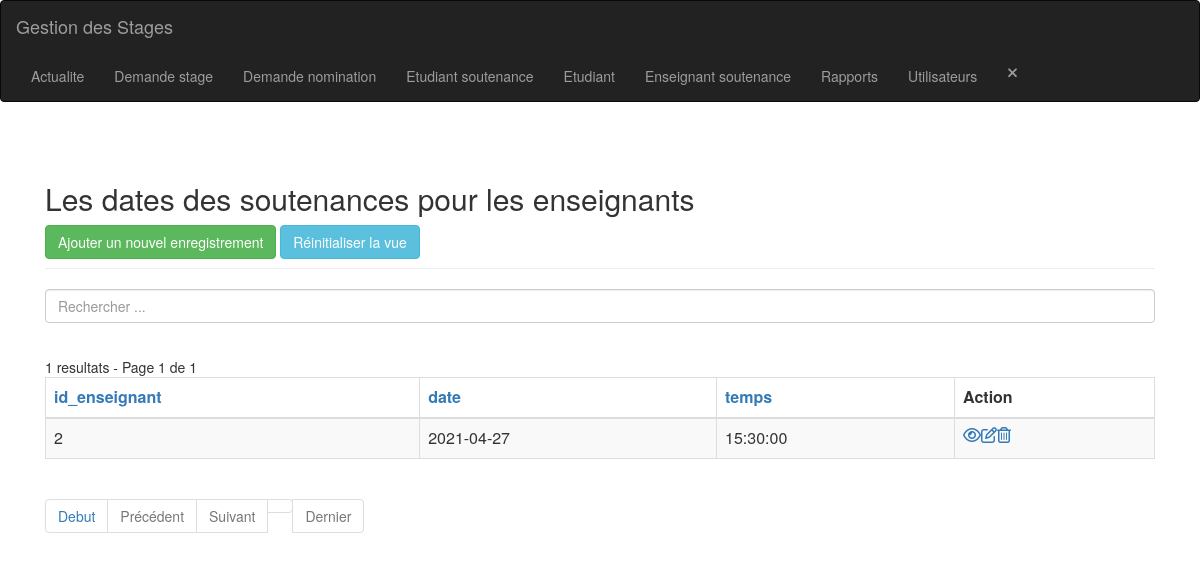
Screenshot of /enseignant_soutenance-index.php (signed in) with the database file from the repository.
### tables this page shows
CREATE TABLE IF NOT EXISTS `enseignant_soutenance` (
  `id` int(11) NOT NULL AUTO_INCREMENT,
  `id_enseignant` int(11) NOT NULL,
  `date` date NOT NULL,
  `temps` time NOT NULL,
  PRIMARY KEY (`id`),
  KEY `enseignant_soutenance_ibfk_1` (`id_enseignant`)
);

### config.php (called while the page is built, shortened)
<?php
$no_of_records_per_page = 8;
?>

### enseignant_soutenance-index.php (the view, shortened to what this page needs)
<?php
include_once('header.php');
include_once('navbar.php');
?>
<section class="pt-5">
    <div class="container-fluid">
        <div class="row">
            <div class="col-md-12">
                <div class="page-header clearfix">
                    <h2 class="float-left">Les dates des soutenances pour les enseignants</h2>
                    <a href="enseignant_soutenance-create.php" class="btn btn-success float-right">Ajouter un nouvel enregistrement</a>
                    <a href="enseignant_soutenance-index.php" class="btn btn-info float-right mr-2">Réinitialiser la vue</a>
                </div>
                <div class="form-row">
                    <form action="enseignant_soutenance-index.php" method="get">
                        <div class="col">
                            <input type="text" class="form-control" placeholder="Rechercher ..." name="search">
                        </div>
                </div>
                <br>
                <?php
                require_once "config.php";
                $domain     = $_SERVER['HTTP_HOST'];
                $script   = $_SERVER['SCRIPT_NAME'];
                $parameters   = $_SERVER['QUERY_STRING'];
                $protocol = strpos(strtolower($_SERVER['SERVER_PROTOCOL']), 'https')
                    === FALSE ? 'http' : 'https';
                $currenturl = $protocol . '://' . $domain . $script . '?' . $parameters;
                if (isset($_GET['pageno'])) {
                    $pageno = $_GET['pageno'];
                } else {
                    $pageno = 1;
                }
                $offset = ($pageno - 1) * $no_of_records_per_page;
                $total_pages_sql = "SELECT COUNT(*) FROM enseignant_soutenance";
                $result = mysqli_query($link, $total_pages_sql);
                $total_rows = mysqli_fetch_array($result)[0];
                $total_pages = ceil($total_rows / $no_of_records_per_page);
                $order = 'id';
                $sort = 'desc';
                $sql = "SELECT * FROM enseignant_soutenance ORDER BY $order $sort LIMIT $offset, $no_of_records_per_page";
                $count_pages = "SELECT * FROM enseignant_soutenance";
                if (!empty($_GET['search'])) {
                    $search = ($_GET['search']);
                    $sql = "SELECT * FROM enseignant_soutenance
                            WHERE CONCAT (id_enseignant,date,temps)
                            LIKE '%$search%'
                            ORDER BY $order $sort
                            LIMIT $offset, $no_of_records_per_page";
                    $count_pages = "SELECT * FROM enseignant_soutenance
                            WHERE CONCAT (id_enseignant,date,temps)
                            LIKE '%$search%'
                            ORDER BY $order $sort";
                } else {
                    $search = "";
                }
                if ($result = mysqli_query($link, $sql)) {
                    if (mysqli_num_rows($result) > 0) {
                        if ($result_count = mysqli_query($link, $count_pages)) {
                            $total_pages = ceil(mysqli_num_rows($result_count) / $no_of_records_per_page);
                        }
                        $number_of_results = mysqli_num_rows($result_count);
                        echo " " . $number_of_results . " resultats - Page " . $pageno . " de " . $total_pages;
                        echo "<table class='table table-bordered table-striped'>";
                        echo "<thead>";
                        echo "<tr>";
                        echo "<th><a href=?search=$search&sort=&order=id_enseignant&sort=$sort>id_enseignant</th>";
                        echo "<th><a href=?search=$search&sort=&order=date&sort=$sort>date</th>";
                        echo "<th><a href=?search=$search&sort=&order=temps&sort=$sort>temps</th>";
                        echo "<th>Action</th>";
                        echo "</tr>";
                        echo "</thead>";
                        echo "<tbody>";
                        while ($row = mysqli_fetch_array($result)) {
                            echo "<tr>";
                            echo "<td>" . $row['id_enseignant'] . "</td>";
                            echo "<td>" . $row['date'] . "</td>";
                            echo "<td>" . $row['temps'] . "</td>";
                            echo "<td>";
                            echo "<a href='enseignant_soutenance-read.php?id=" . $row['id'] . "' title='Afficher enregistrement' data-toggle='tooltip'><i class='far fa-eye'></i></a>";
                            echo "<a href='enseignant_soutenance-update.php?id=" . $row['id'] . "' title='Mettre à jour enregistrement' data-toggle='tooltip'><i class='far fa-edit'></i></a>";
                            echo "<a href='enseignant_soutenance-delete.php?id=" . $row['id'] . "' title='Supprimer enregistrement' data-toggle='tooltip'><i class='far fa-trash-alt'></i></a>";
                            echo "</td>";
                            echo "</tr>";
                        }
                        echo "</tbody>";
                        echo "</table>";
                ?>
                        <ul class="pagination" align-right>
                            <?php
                            $new_url = preg_replace('/&?pageno=[^&]*/', '', $currenturl);
                            ?>
                            <li class="page-item"><a class="page-link" href="<?php echo $new_url . '&pageno=1' ?>">Debut</a></li>
                            <li class="page-item <?php if ($pageno <= 1) {
                                                        echo 'disabled';
                                                    } ?>">
                                <a class="page-link" href="<?php if ($pageno <= 1) {
                                                                echo '#';
                                                            } else {
                                                                echo $new_url . "&pageno=" . ($pageno - 1);
                                                            } ?>">Précédent</a>
                            </li>
                            <li class="page-item <?php if ($pageno >= $total_pages) {
                                                        echo 'disabled';
                                                    } ?>">
                                <a class="page-link" href="<?php if ($pageno >= $total_pages) {
                                                                echo '#';
                                                            } else {
                                                                echo $new_url . "&pageno=" . ($pageno + 1);
                                                            } ?>">Suivant</a>
                            </li>
                            <li class="page-item <?php if ($pageno >= $total_pages) {
                                                        echo 'disabled';
                                                    } ?>">
                                <a class="page-item"><a class="page-link" href="<?php echo $new_url . '&pageno=' . $total_pages; ?>">Dernier</a>
                            </li>
                        </ul>
                <?php
                    } else {
                        echo "<p class='lead'><em>Aucun enregistrement n'a été trouvé.</em></p>";
                    }
                } else {
                    echo "ERROR: Could not able to execute $sql. " . mysqli_error($link);
                }
                ?>
            </div>
        </div>
    </div>
</section>
<?php
include_once('footer.php');
?>
</body>
</html>

### rows the page displays
enseignant_soutenance: id_enseignant "2", date "2021-04-27", temps "15:30:00"

### other values shown
$number_of_results "1"
$pageno "1"
$total_pages "1"
